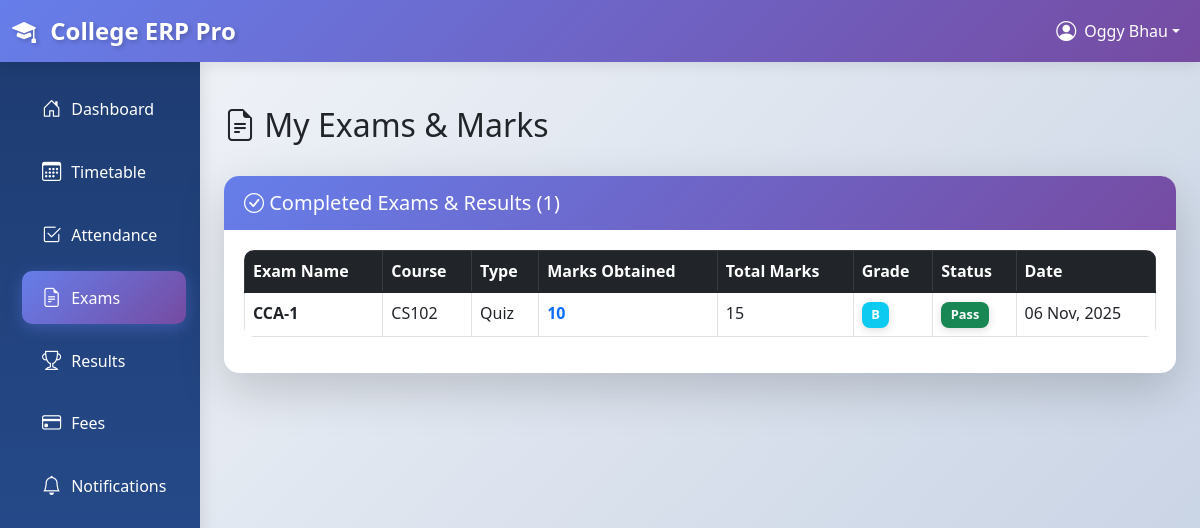
Page /students/exams/ (signed in) on the earlier database version.
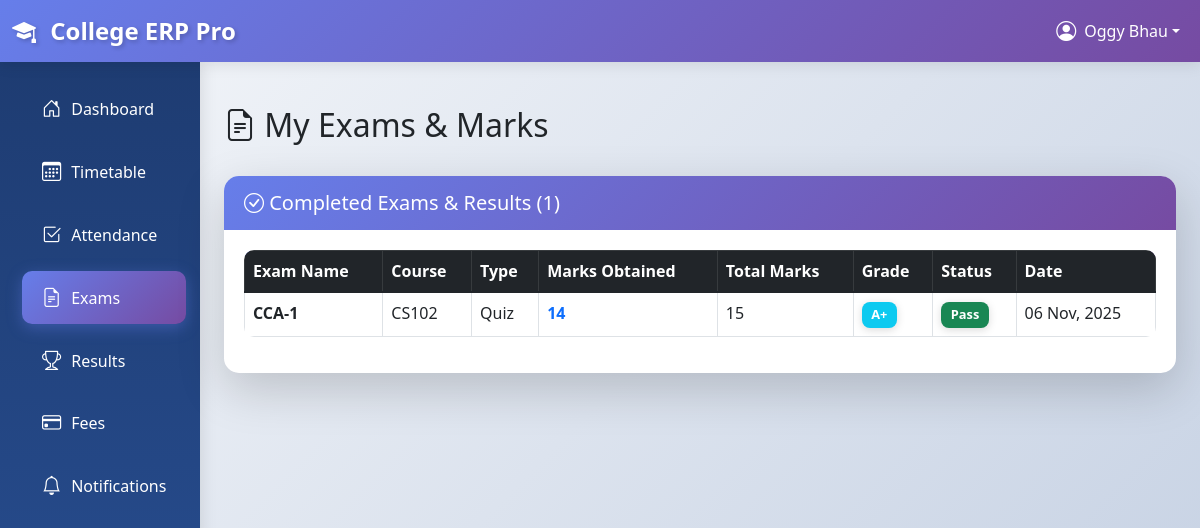
Same page on the later database version.
### academics/models.py (models this page shows, shortened)
class Exam(models.Model):
    EXAM_TYPE_CHOICES = [
        ('midterm', 'Mid-term Exam'),
        ('final', 'Final Exam'),
        ('quiz', 'Quiz'),
        ('assignment', 'Assignment'),
        ('project', 'Project'),
    ]
    name = models.CharField(max_length=100)
    exam_type = models.CharField(max_length=20, choices=EXAM_TYPE_CHOICES)
    subject = models.ForeignKey(Subject, on_delete=models.CASCADE)
    date = models.DateTimeField()
    duration = models.DurationField()  # Duration of exam
    total_marks = models.IntegerField(validators=[MinValueValidator(1)])
    pass_marks = models.IntegerField(validators=[MinValueValidator(1)])
    instructions = models.TextField(blank=True)
    created_by = models.ForeignKey(
        settings.AUTH_USER_MODEL,
        on_delete=models.SET_NULL,
        null=True,
        related_name='created_exams'
    )
    created_at = models.DateTimeField(auto_now_add=True)

class Result(models.Model):
    student = models.ForeignKey(
        settings.AUTH_USER_MODEL,
        on_delete=models.CASCADE,
        related_name='exam_results'
    )
    exam = models.ForeignKey(Exam, on_delete=models.CASCADE)
    marks_obtained = models.IntegerField(
        validators=[MinValueValidator(0)],
        null=True,
        blank=True
    )
    grade = models.CharField(max_length=2, blank=True)
    remarks = models.TextField(blank=True)
    is_published = models.BooleanField(default=False)
    created_at = models.DateTimeField(auto_now_add=True)
    updated_at = models.DateTimeField(auto_now=True)
    class Meta:
        unique_together = ['student', 'exam']

class Subject(models.Model):
    SUBJECT_TYPE_CHOICES = [
        ('TH', 'Theory'),
        ('PR', 'Practical'),
        ('TU', 'Tutorial'),
    ]
    course = models.ForeignKey(Course, on_delete=models.CASCADE)
    class_assigned = models.ForeignKey(Class, on_delete=models.CASCADE)
    teacher = models.ForeignKey(
        settings.AUTH_USER_MODEL,
        on_delete=models.SET_NULL,
        null=True,
        blank=True,
        related_name='taught_subjects'
    )
    subject_type = models.CharField(max_length=2, choices=SUBJECT_TYPE_CHOICES, default='TH')
    class Meta:
        unique_together = ['course', 'class_assigned']

class Course(models.Model):
    SEMESTER_CHOICES = [
        (1, '1st Semester'),
        (2, '2nd Semester'),
        (3, '3rd Semester'),
        (4, '4th Semester'),
        (5, '5th Semester'),
        (6, '6th Semester'),
        (7, '7th Semester'),
        (8, '8th Semester'),
    ]
    name = models.CharField(max_length=100)
    code = models.CharField(max_length=20, unique=True)
    department = models.ForeignKey(Department, on_delete=models.CASCADE)
    semester = models.IntegerField(choices=SEMESTER_CHOICES)
    credits = models.IntegerField(validators=[MinValueValidator(1), MaxValueValidator(6)])
    description = models.TextField(blank=True)
    syllabus = models.FileField(upload_to='syllabi/', null=True, blank=True)
    created_at = models.DateTimeField(auto_now_add=True)

### students/views.py (the view)
# urls.py: path('exams/', views.exams, name='exams'),
@login_required
def exams(request):
    if not request.user.is_student:
        messages.error(request, "Access denied.")
        return redirect('accounts:login')
    student = request.user.student_profile
    upcoming_exams = Exam.objects.filter(
        subject__class_assigned=student.student_class,
        date__gte=timezone.now()
    ).select_related('subject__course', 'subject__teacher').order_by('date')
    past_exams = Exam.objects.filter(
        subject__class_assigned=student.student_class,
        date__lt=timezone.now()
    ).select_related('subject__course', 'subject__teacher').order_by('-date')
    from academics.models import Result
    results_map = {}
    student_results = Result.objects.filter(
        student=request.user,
        exam__in=past_exams
    ).select_related('exam')
    for result in student_results:
        results_map[result.exam.id] = result
    past_exams_with_results = []
    for exam in past_exams:
        result = results_map.get(exam.id)
        past_exams_with_results.append({
            'exam': exam,
            'result': result,
        })
    context = {
        'student': student,
        'upcoming_exams': upcoming_exams,
        'past_exams_with_results': past_exams_with_results,
    }
    return render(request, 'students/exams.html', context)

### accounts/models.py (called while the page is built)
    @property
    def is_student(self):
        return self.user_type == 'student'

    @property
    def is_admin(self):
        return self.user_type == 'admin'

### college_erp/context_processors.py (called while the page is built)
def global_context(request):
    context = {
        'all_departments': Department.objects.all().order_by('name'),
    }
    return context

### templates/students/exams.html (shortened to what this page needs)
{% extends 'base.html' %}
{% block content %}
<div class="py-4">
    <div class="d-flex justify-content-between align-items-center mb-4">
        <h1 class="h2"><i class="bi bi-file-earmark-text"></i> My Exams & Marks</h1>
    </div>
    {% if past_exams_with_results %}
        <div class="card shadow-lg mb-4">
            <div class="card-header bg-success text-white">
                <h5 class="mb-0"><i class="bi bi-check-circle"></i> Completed Exams & Results ({{ past_exams_with_results|length }})</h5>
            </div>
            <div class="card-body">
                <div class="table-responsive">
                    <table class="table table-hover table-bordered">
                        <thead class="table-dark">
                            <tr>
                                <th>Exam Name</th>
                                <th>Course</th>
                                <th>Type</th>
                                <th>Marks Obtained</th>
                                <th>Total Marks</th>
                                <th>Grade</th>
                                <th>Status</th>
                                <th>Date</th>
                            </tr>
                        </thead>
                        <tbody>
                            {% for item in past_exams_with_results %}
                                <tr>
                                    <td class="fw-bold">{{ item.exam.name }}</td>
                                    <td>{{ item.exam.subject.course.code }}</td>
                                    <td>{{ item.exam.get_exam_type_display }}</td>
                                    <td>
                                        {% if item.result and item.result.marks_obtained is not None %}
                                            <strong class="text-primary">{{ item.result.marks_obtained }}</strong>
                                        {% else %}
                                            <span class="text-muted">--</span>
                                        {% endif %}
                                    </td>
                                    <td>{{ item.exam.total_marks }}</td>
                                    <td>
                                        {% if item.result and item.result.grade %}
                                            <span class="badge bg-info">{{ item.result.grade }}</span>
                                        {% else %}
                                            <span class="badge bg-secondary">N/A</span>
                                        {% endif %}
                                    </td>
                                    <td>
                                        {% if item.result and item.result.marks_obtained is not None %}
                                            {% if item.result.marks_obtained >= item.exam.pass_marks %}
                                                <span class="badge bg-success">Pass</span>
                                            {% else %}
                                                <span class="badge bg-danger">Fail</span>
                                            {% endif %}
                                        {% else %}
                                            <span class="badge bg-warning">Pending</span>
                                        {% endif %}
                                    </td>
                                    <td>{{ item.exam.date|date:"d M, Y" }}</td>
                                </tr>
                            {% endfor %}
                        </tbody>
                    </table>
                </div>
            </div>
        </div>
    {% endif %}
</div>
{% endblock %}

Differences in the rows shown:
changed through a linked row, Exam "CCA-1": result.marks_obtained "10" → "14"; result.grade "B" → "A+"
